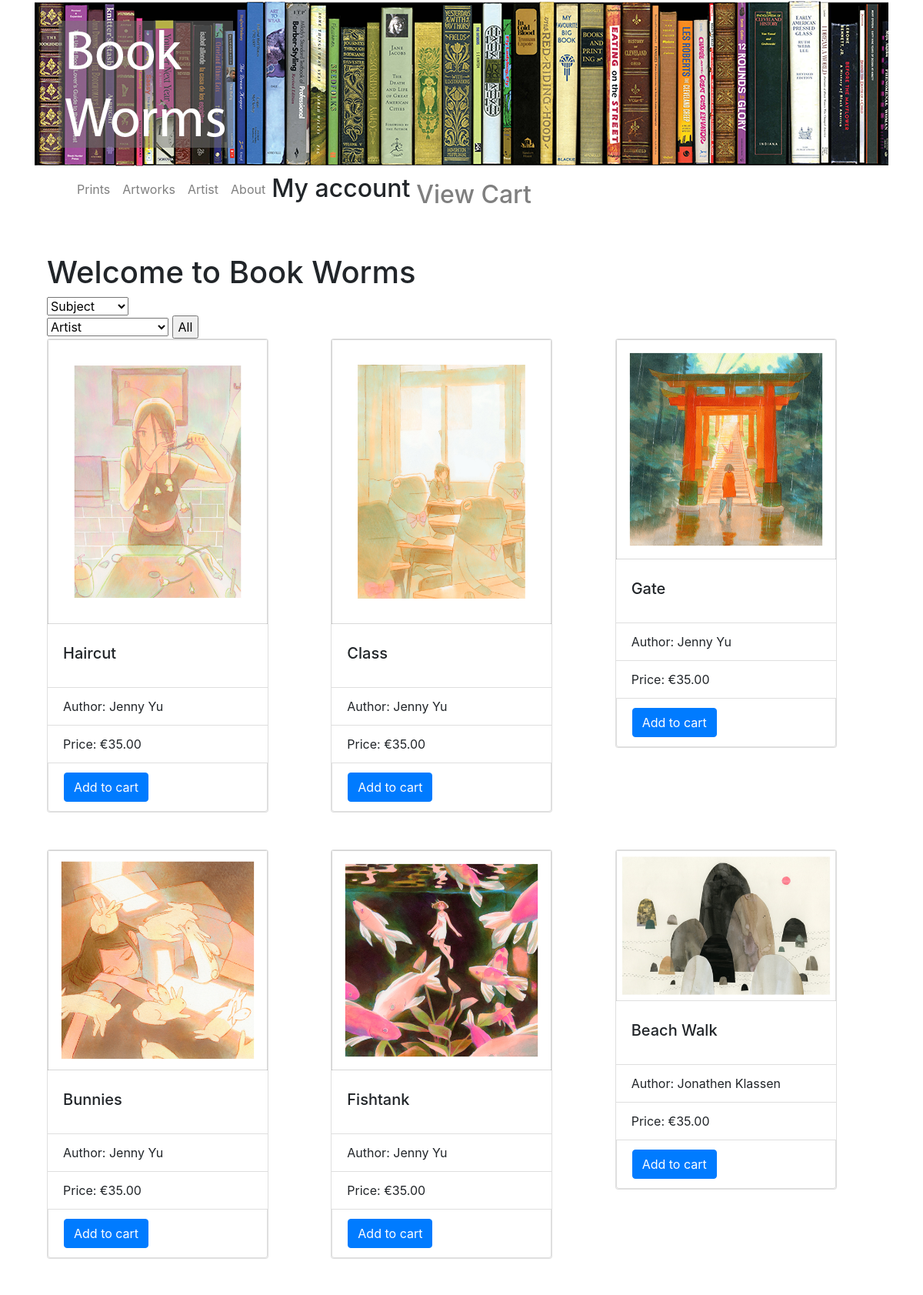
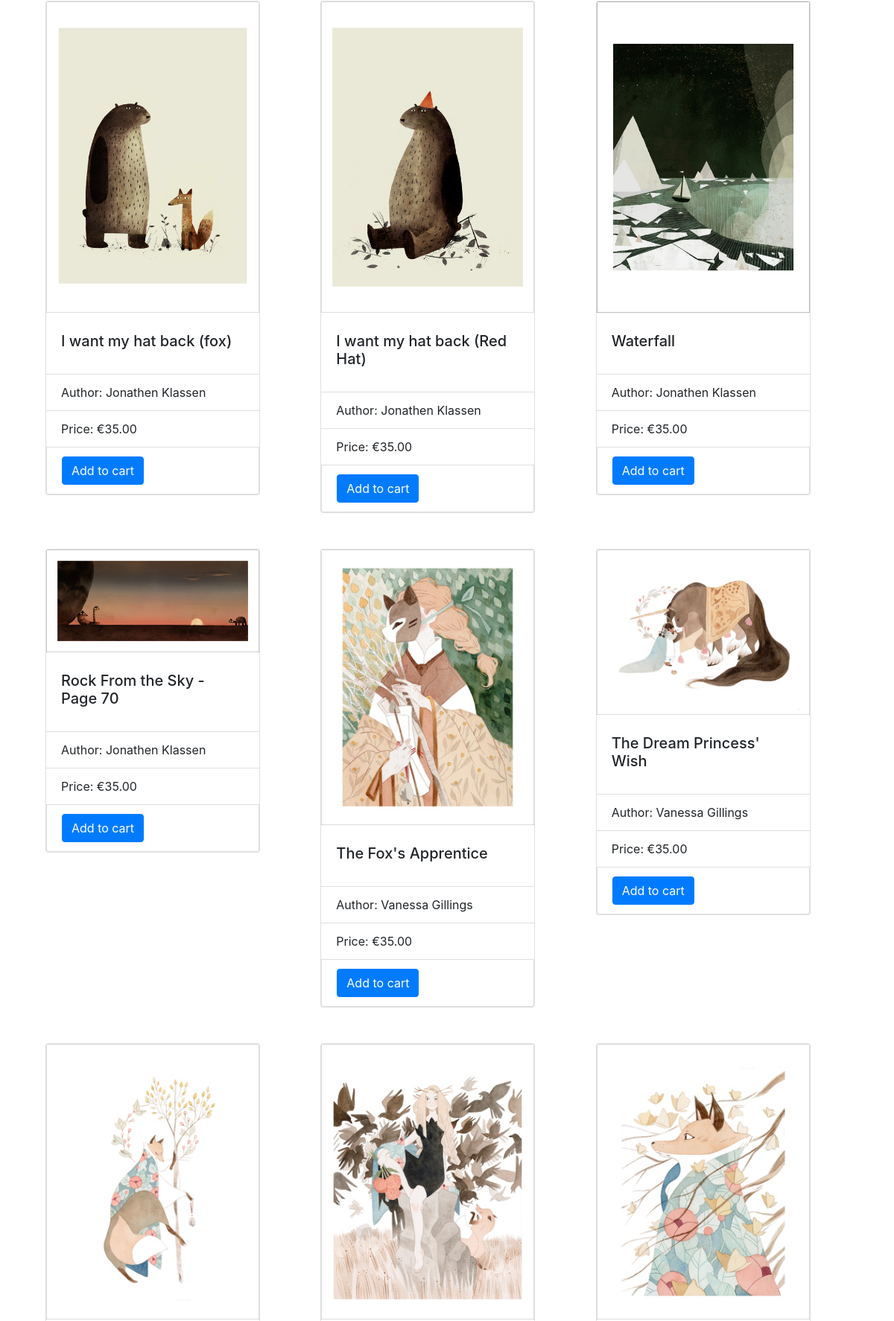
The page /testhome.php (upper part) on the database its author committed (2 pictures, top to bottom).
### tables this page shows
CREATE TABLE `products` (
  `id` int(11) NOT NULL,
  `name` varchar(255) NOT NULL,
  `price` decimal(6,2) NOT NULL,
  `availability` varchar(30) NOT NULL,
  `height` varchar(90) NOT NULL,
  `width` varchar(90) NOT NULL,
  `paper_type` varchar(90) NOT NULL,
  `img_id` int(11) NOT NULL,
  `artist_id` int(11) NOT NULL
);

CREATE TABLE `artists` (
  `id` int(11) NOT NULL,
  `name` varchar(90) NOT NULL
);

### classes/BookWorms/Model/Product.php (called while the page is built, shortened)
<?php
class Product {
    public static function findAll() {
        $products = array();
        try {
            $db = new DB();
            $db->open();
            $conn = $db->get_connection();
            $select_sql = "SELECT * FROM products";
            $select_stmt = $conn->prepare($select_sql);
            $select_status = $select_stmt->execute();
            if ($select_stmt->rowCount() !== 0 ) {
                $row = $select_stmt->fetch(PDO::FETCH_ASSOC);
                while ($row !== FALSE) {
                    $product = new Product();
                    $product->id = $row['id'];
                    $product->name = $row['name'];
                    $product->price = $row['price'];
                    $product->availability = $row['availability'];
                    $product->height = $row['height'];
                    $product->width = $row['width'];
                    $product->paper_type = $row['paper_type'];
                    $product->img_id = $row['img_id'];
                    $product->artist_id = $row['artist_id'];
                    $products[] = $product;
                    $row = $select_stmt->fetch(PDO::FETCH_ASSOC);
                }
            }
        }
        finally {
            if ($db !== null && $db->is_open()) {
                $db->close();
            }
        }
        return $products;
    }
}
?>

### classes/BookWorms/Model/DB.php (called while the page is built, shortened)
<?php
class DB {
    private $server = DB_SERVER;
    private $database = DB_DATABASE;
    private $username = DB_USERNAME;
    private $password = DB_PASSWORD;
    private $conn;
    private $dsn;
    public function __construct() {
        $this->dsn = "mysql:host={$this->server};dbname={$this->database}";
        $this->conn = null;
    }
    public function open() {
        if ($this->conn === null) {
            $this->conn = new PDO($this->dsn, $this->username,$this->password);
            $this->conn->setAttribute(PDO::ATTR_ERRMODE, PDO::ERRMODE_EXCEPTION);
        }
    }
    public function is_open() {
        return $this->conn !== null;
    }
    public function close() {
        $this->conn = null;
    }
}

### classes/BookWorms/Model/Artist.php (called while the page is built, shortened)
<?php
class Artist {
    public static function findById($id) {
        $product = null;
        try {
            $db = new DB();
            $db->open();
            $conn = $db->get_connection();
            $select_sql = "SELECT * FROM artists WHERE id = :id";
            $select_params = [
                ":id" => $id
            ];
            $select_stmt = $conn->prepare($select_sql);
            $select_status = $select_stmt->execute($select_params);
            if ($select_stmt->rowCount() !== 0) {
                $row = $select_stmt->fetch(PDO::FETCH_ASSOC);
                $artist = new Artist();
                $artist->id = $row['id'];
                $artist->name = $row['name'];
            }
        }
        finally {
            if ($db !== null && $db->is_open()) {
                $db->close();
            }
        }
        return $artist;
    }
}
?>

### classes/BookWorms/Model/Image.php (called while the page is built, shortened)
<?php
class Image {
    public static function findById($id) {
      $image = null;
      try {
        $db = new DB();
        $db->open();
        $conn = $db->get_connection();
        $select_sql = "SELECT * FROM images WHERE id = :id";
        $select_params = [
          ":id" => $id
        ];
        $select_stmt = $conn->prepare($select_sql);
        $select_status = $select_stmt->execute($select_params);
        if ($select_stmt->rowCount() !== 0) {
          $row = $select_stmt->fetch(PDO::FETCH_ASSOC);
          $image = new Image();
          $image->id = $row['id'];
          $image->filename = $row['filename'];
        }
      }
      finally {
        if ($db !== null && $db->is_open()) {
          $db->close();
        }
      }
      return $image;
    }
}
?>

### testhome.php (the view, shortened to what this page needs)
<?php
$products = Product::findAll();
?>
<!doctype html>
<html lang="en">
  <head>
    <link href="<?= APP_URL ?>/assets/css/bootstrap.min.css" rel="stylesheet" />
    <link href="<?= APP_URL ?>/assets/css/template.css" rel="stylesheet">
  </head>
  <body>
    <div class="container">
      <?php require 'include/header.php'; ?>
      <?php require 'include/navbar.php'; ?>
      <main role="main">
        <div>
          <h1>Welcome to Book Worms</h1>
          <form id="myForm" method="post">
          <select name='select' onchange="this.form.submit();">
                <option selected="selected" value= "0"disabled>Subject</option>
            </select>
            </form>
            <form method="post">
            <select name='artistSelect' onchange="this.form.submit();">
                <option selected="selected" disabled>Artist</option>
            </select>
            <input type="submit" name="filter" value="All">
          </form>
          <div class="row">
              <?php
              foreach ($products as $product) {
                $images = Image::findById($product->img_id);
                $artists = Artist::findById($product->artist_id);
              ?>
            <div class="col mb-5">
              <div class="card" style="width:18rem;">
              <form type="hidden" action="<?= APP_URL?>/views/view-product.php">
                    <input type="image" name="id" value="<?= $product->id?>" src="images/<?= $images->filename?>" class="card-img-top"/>
                <div class="card-body">
                  <h5 class="card-title"><?= $product->name ?></h5>
                </div>
                <ul class="list-group list-group-flush">
                  <li class="list-group-item">Author: <?= $artists->name ?></li>
                  <li class="list-group-item">Price: €<?= $product->price ?></li>
                </ul>
                <li class="list-group-item">
                  <form type="hidden" action="<?= APP_URL?>/actions/cart-add.php">
                    <button type="submit" class="btn btn-primary">Add to cart</button>
                  </form>
                </li>
              </div>
            </div>
            <?php } ?>
          </div>
        </div>
      </main>
    </div>
  </body>
</html>

### assets/css/template.css (style rules this page uses)
main { padding: .5rem 1rem; }

### rows shown on the page
products: name "Haircut", artist.name "Jenny Yu", price "35.00"
products: name "Class", artist.name "Jenny Yu", price "35.00"
products: name "Gate", artist.name "Jenny Yu", price "35.00"
products: name "Bunnies", artist.name "Jenny Yu", price "35.00"
products: name "Fishtank", artist.name "Jenny Yu", price "35.00"
products: name "Beach Walk", artist.name "Jonathen Klassen", price "35.00"
products: name "I want my hat back (fox)", artist.name "Jonathen Klassen", price "35.00"
products: name "I want my hat back (Red Hat)", artist.name "Jonathen Klassen", price "35.00"
products: name "Waterfall", artist.name "Jonathen Klassen", price "35.00"
products: name "Rock From the Sky - Page 70", artist.name "Jonathen Klassen", price "35.00"
products: name "The Fox's Apprentice", artist.name "Vanessa Gillings", price "35.00"
products: name "The Dream Princess' Wish", artist.name "Vanessa Gillings", price "35.00"
